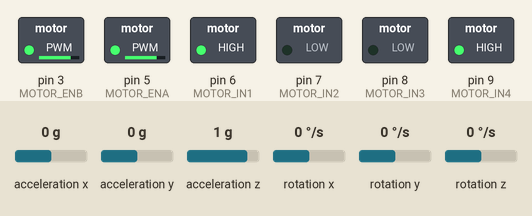
A sketch run on a simulated Arduino Uno, built with avr-gcc and run on an emulated ATmega328P. Shown: switched loads named in the sketch (green lamp = pin HIGH). The inputs (shaded band) are chosen by the test bench; at power-on: acceleration x 0 g, acceleration y 0 g, acceleration z 1 g, rotation x 0 °/s, rotation y 0 °/s, rotation z 0 °/s.

Above: at 2.7 s.
2.8 s: acceleration x set to -0.6 g
4.3 s: acceleration x set to -0.9 g
At 5.3 s:
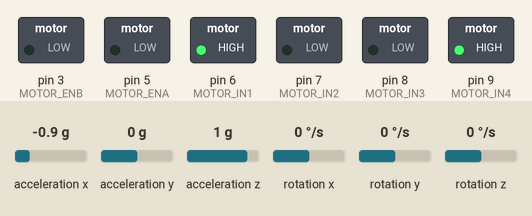
5.8 s: acceleration x set to 0.1 g
At 7.0 s:
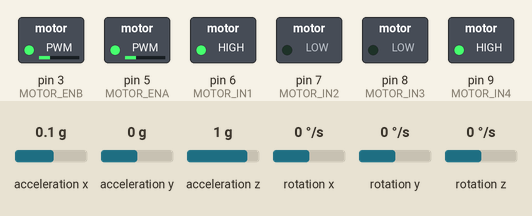
8.8 s: acceleration y set to -0.8 g
11.8 s: acceleration z set to 0.7 g
14.8 s: acceleration y set to -0.5 g
Timing chart, 0 to 18.8 s (numbered marks = the images above; inputs shaded):
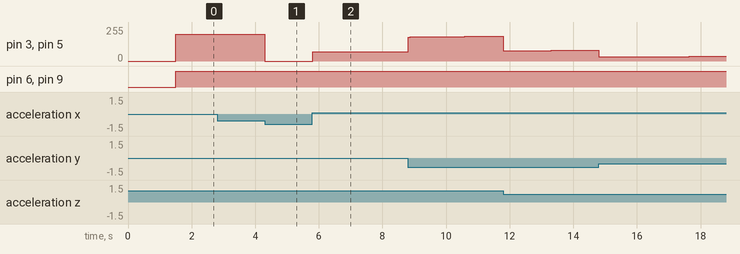

The sketch:

Balancing_robot.ino
```cpp
#include <SoftwareSerial.h>
#include <Wire.h>
#include <MPU6050_light.h>

#define MOTOR_ENB 3
#define MOTOR_ENA 5

#define MOTOR_IN1 6
#define MOTOR_IN2 7
#define MOTOR_IN3 8
#define MOTOR_IN4 9

short motorL = 0, motorR = 0;

MPU6050 mpu(Wire);

int angle, pwm, acc;

float Kp = 4.0;
float Kd = 2.5;
float Ki = 0.5;

float setPoint = 0.0;
float input, output;
float error, lastError;
float cumError, rateError;

unsigned long currentTime, previousTime;
double elapsedTime;

float p, i, d;

void driveMotors()
{
  if(motorL < 0)
  {
    digitalWrite(MOTOR_IN1, 0);
    digitalWrite(MOTOR_IN2, 1);
  }
  else
  {
    digitalWrite(MOTOR_IN1, 1);
    digitalWrite(MOTOR_IN2, 0);
  }
  analogWrite(MOTOR_ENB, abs(motorL));

  if(motorR < 0)
  {
    digitalWrite(MOTOR_IN3, 1);
    digitalWrite(MOTOR_IN4, 0);
  }
  else
  {
    digitalWrite(MOTOR_IN3, 0);
    digitalWrite(MOTOR_IN4, 1);
  }
  analogWrite(MOTOR_ENA, abs(motorR));
}

// the pid control loop was constructed based on information available at https://wired.chillibasket.com/2015/03/pid-controller/
void computePid(float angle)
{
  currentTime = millis();
  elapsedTime = (double)(currentTime - previousTime) / 1000.0;

  input = angle;
  error = setPoint - input;

  cumError += error * elapsedTime;

  if(abs(output) >= 200)
  {
    cumError = cumError - (error * elapsedTime);
  }

  cumError = constrain(cumError, -100, 100);

  rateError = (error - lastError) / elapsedTime;

  p = Kp * error * error * error;
  i = Ki * cumError;
  d = Kd * rateError;

  output = p + i + d;

  lastError = error;
  previousTime = currentTime;

  int motorSpeed = constrain(output, -200, 200);

  motorL = -motorSpeed;
  motorR = -motorSpeed;

  if(abs(angle) > 45)
  {
    motorL = 0;
    motorR = 0;
  }
}

void setup()
{
  Wire.begin();
  mpu.begin();
  mpu.calcOffsets(true, false);

  delay(500);

  pinMode(MOTOR_IN1, OUTPUT);
  pinMode(MOTOR_IN2, OUTPUT);
  pinMode(MOTOR_IN3, OUTPUT);
  pinMode(MOTOR_IN4, OUTPUT);

  digitalWrite(MOTOR_IN1, LOW);
  digitalWrite(MOTOR_IN2, LOW);
  digitalWrite(MOTOR_IN3, LOW);
  digitalWrite(MOTOR_IN4, LOW);
}

void loop()
{
  mpu.update();
  angle = mpu.getAngleY();

  computePid(angle + 7.5);
  driveMotors();
}
```

Measured:
- the behaviour switches between -0.7 and -0.8 g on acceleration x (found by bisection; images 0 and 1)
- after the input at 2.8 s, every drawn part: stays the same
- after the input at 4.3 s, pin 3 (MOTOR_ENB), pin 5 (MOTOR_ENA): 200/255 → 0/255 at once
- after the input at 5.8 s, pin 3 (MOTOR_ENB), pin 5 (MOTOR_ENA): 0/255 → 68/255 at once, → 69/255 0.70 s later, → 70/255 0.80 s later, → 71/255 0.80 s later
